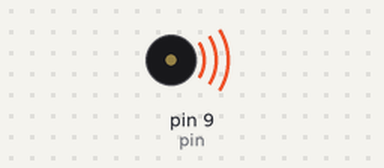
Recording of a sketch running on a simulated Arduino Uno, built with avr-gcc and run on an emulated ATmega328P. Shown: buzzer (waves = sounding).

Above: at 3.0 s.
At 29.1 s:
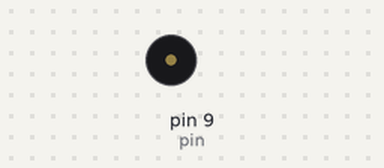
Timing chart, 0 to 30.6 s (numbered marks = the images above):
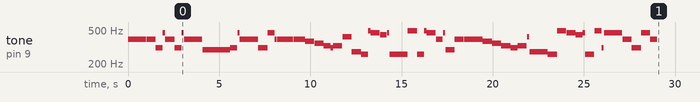

The sketch:

P5_p2.ino
```cpp
/*
Fundacion Kinal
Centro Educativo Tecnico Laboral Kinal
Quinto Perito
Quinto Electronica
Codigo Tecnico: EB5AM
Curso: Taller de Electronica Digital y Reparacion de Computadoras I
Proyecto: Contador 0-99
Dev: Almn. Aldo Misael Lezana Rodriguez
Fecha 16 de Mayo
*/

int pin=9;
int T=1000;
int B=1000;
int N=500;
int C=250;
int SC=125;
int CcP=375;
int SCcP=188;

float sol = 391.9;
float mib = 311.13;
float sib = 466.16;
float re = 293.66;
float solb = 369.9;
float fa = 349.23;
float mi = 329.63;
float sols = 415.31;
float Dos = 277.18;
float Do = 261.63;
float si = 493.88;
float la = 440.000;

void setup()
{
  tone (pin, sol);
  delay (N);
  noTone (pin);
  delay (10);
  tone (pin, sol);
  delay (N);
  noTone (pin);
  delay (10);
  tone (pin, sol);
  delay (N);
  noTone (pin);
  delay (10);
 //segunda y tercera linea mib sib sol
  tone (pin, mib);
  delay (CcP);
  noTone (pin);
  delay (10);
  tone (pin, sib);
  delay (SC);
  noTone (pin);
  delay (10);
  tone (pin, sol);
  delay (N);
  noTone (pin);
  delay (10);
  tone (pin, mib);
  delay (CcP);
  noTone (pin);
  delay (10);
  tone (pin, sib);
  delay (SC);
  noTone (pin);
  delay (10);
  tone (pin, sol);
  delay (B);
  noTone (pin);
  delay (10);
 // Cuarta linea re re re
  tone (pin, re);
  delay (N);
  noTone (pin);
  delay (10);
  tone (pin, re);
  delay (N);
  noTone (pin);
  delay (10);
  tone (pin, re);
  delay (N);
  noTone (pin);
  delay (10);
  //quinta y sexta linea mib sib sol
  tone (pin, mib);
  delay (CcP);
  noTone (pin);
  delay (10);
   tone (pin, sib);
  delay (SC);
  noTone (pin);
  delay (10);
  tone (pin, sol);
  delay (B);
  noTone (pin);
  delay (10);
  tone (pin, mib);
  delay (N);
  noTone (pin);
  delay (10);
  tone (pin, sib);
  delay (CcP);
  noTone (pin);
  delay (10);
  tone (pin, sol);
  delay (SC);
  noTone (pin);
  delay (10);
  tone (pin, sol); // sol independiente
  delay (N);
  noTone (pin);
  delay (10);
  tone (pin, sol);//octava linaea sol sol sol
  delay (CcP);
  noTone (pin);
  delay (10);
  tone (pin, sol);
  delay (SC);
  noTone (pin);
  delay (10);
  tone (pin, sol);
  delay (N);
  noTone (pin);
  delay (10);
  tone (pin, solb); // novena linea fa# fa mi re# mi
  delay (N);
  noTone (pin);
  delay (10);
  tone (pin, fa);
  delay (N);
  noTone (pin);
  delay (10);
  tone (pin, mi);
  delay (CcP);
  noTone (pin);
  delay (10);
  tone (pin, mib);
  delay (SC);
  noTone (pin);
  delay (10);
  tone (pin, mi);
  delay (N);
  noTone (pin);
  delay (10);
  tone (pin, sols); // decima linea sol# Do#
  delay (N);
  noTone (pin);
  delay (10);
  tone (pin, Dos);
  delay (N);
  noTone (pin);
  delay (10);
  tone (pin, Do);// onceva linea Do_si_sib_la_sib
  delay (CcP);
  noTone (pin);
  delay (10);
  tone (pin, si);
  delay (SC);
  noTone (pin);
  delay (10);
  tone (pin, sib);
  delay (N);
  noTone (pin);
  delay (10);
  tone (pin, la);
  delay (CcP);
  noTone (pin);
  delay (10);
  tone (pin, sib);
  delay (SC);
  noTone (pin);
  delay (10);
 //doceava linea mib_solb
  tone (pin, Do);
  delay (B);
  noTone (pin);
  delay (10);
  tone (pin, si);
  delay (N);
  noTone (pin);
  delay (10);
  tone (pin, Do);
  delay (CcP);
  noTone (pin);
  delay (10);
  tone (pin, si);
  delay (SC);
  noTone (pin);
  delay (10);
  tone (pin, sib);//trceava linea sib_sol_sib_re
  delay (N);
  noTone (pin);
  delay (10);
  tone (pin, sol);
  delay (CcP);
  noTone (pin);
  delay (10);
  tone (pin, sib);
  delay (SC);
  noTone (pin);
  delay (10);
  tone (pin, re);
  delay (N);
  noTone (pin);
  delay (10);
  tone (pin, sol); // sol independiente
  delay (N);
  noTone (pin);
  delay (10);
  tone (pin, sol);//octava linaea sol sol sol
  delay (N);
  noTone (pin);
  delay (10);
  tone (pin, sol);
  delay (CcP);
  noTone (pin);
  delay (10);
  tone (pin, sol);
  delay (SC);
  noTone (pin);
  delay (10);
  tone (pin, solb); // novena linea fa# fa mi re# mi
  delay (N);
  noTone (pin);
  delay (10);
  tone (pin, fa);
  delay (N);
  noTone (pin);
  delay (10);
  tone (pin, mi);
  delay (N);
  noTone (pin);
  delay (10);
  tone (pin, mib);
  delay (CcP);
  noTone (pin);
  delay (10);
  tone (pin, mi);
  delay (N);
  noTone (pin);
  delay (10);
  tone (pin, sols); // decima linea sol# Do#
  delay (SC);
  noTone (pin);
  delay (10);
  tone (pin, Dos);
  delay (B);
  noTone (pin);
  delay (10);
  tone (pin, Do);// onceva linea Do_si_sib_la_sib
  delay (N);
  noTone (pin);
  delay (10);
  tone (pin, si);
  delay (N);
  noTone (pin);
  delay (10);
  tone (pin, sib);
  delay (N);
  noTone (pin);
  delay (10);
  tone (pin, la);
  delay (CcP);
  noTone (pin);
  delay (10);
  tone (pin, sib);
  delay (SC);
  noTone (pin);
  delay (10);
 //doceava linea mib_solb
  tone (pin, Do);
  delay (N);
  noTone (pin);
  delay (10);
  tone (pin, si);
  delay (CcP);
  noTone (pin);
  delay (10);
  //quinta y sexta linea mib sib sol
  tone (pin, mib);
  delay (SC);
  noTone (pin);
  delay (10);
  tone (pin, sib);
  delay (B);
  noTone (pin);
  delay (10);
  tone (pin, sol);
  delay (N);
  noTone (pin);
  delay (10);
  tone (pin, mib);
  delay (N);
  noTone (pin);
  delay (10);
  tone (pin, sib);
  delay (N);
  noTone (pin);
  delay (10);
  tone (pin, sol);
  delay (CcP);
  noTone (pin);
  delay (10);
  noTone(pin);

}


void loop()
{

}
```
